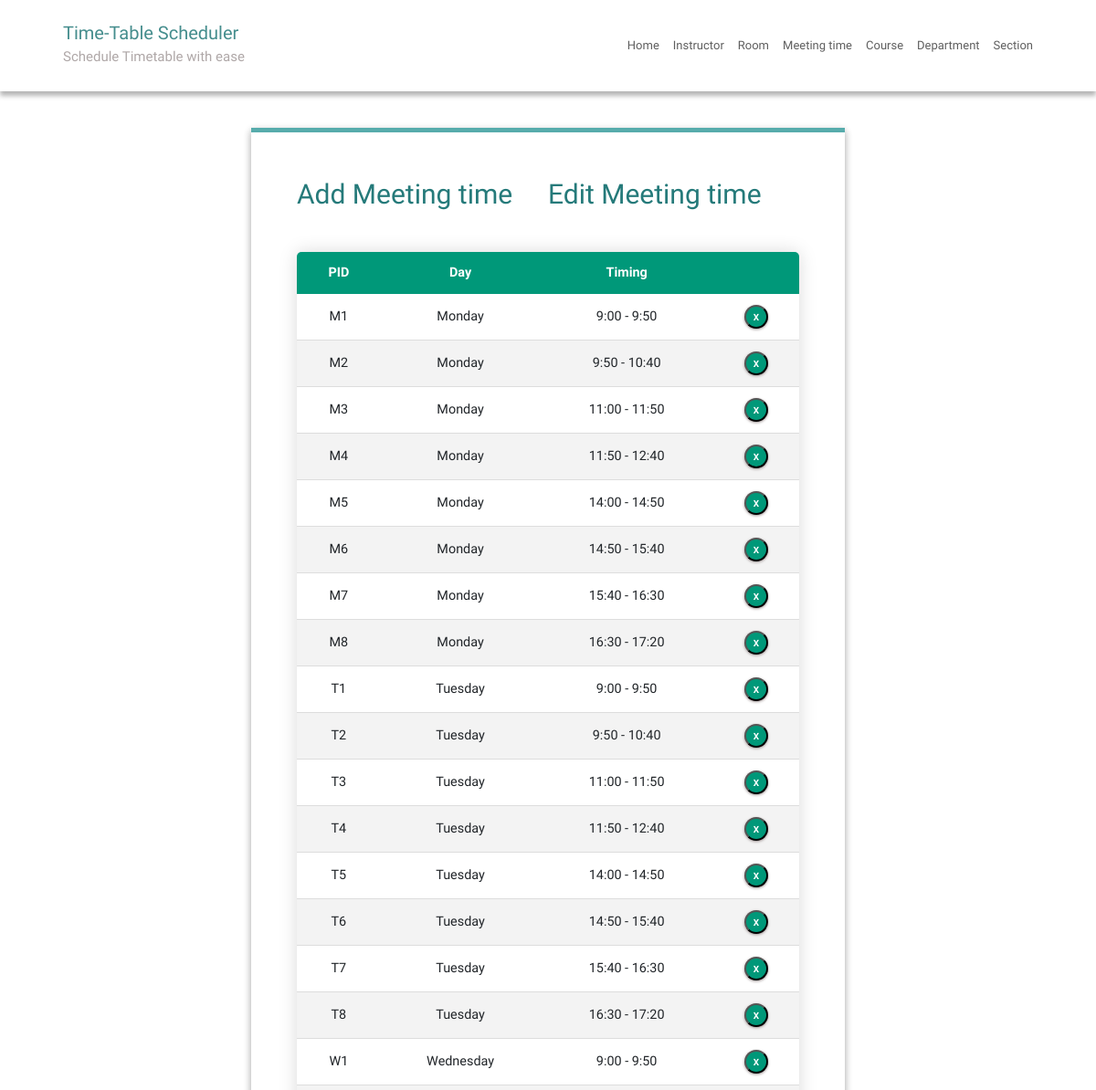
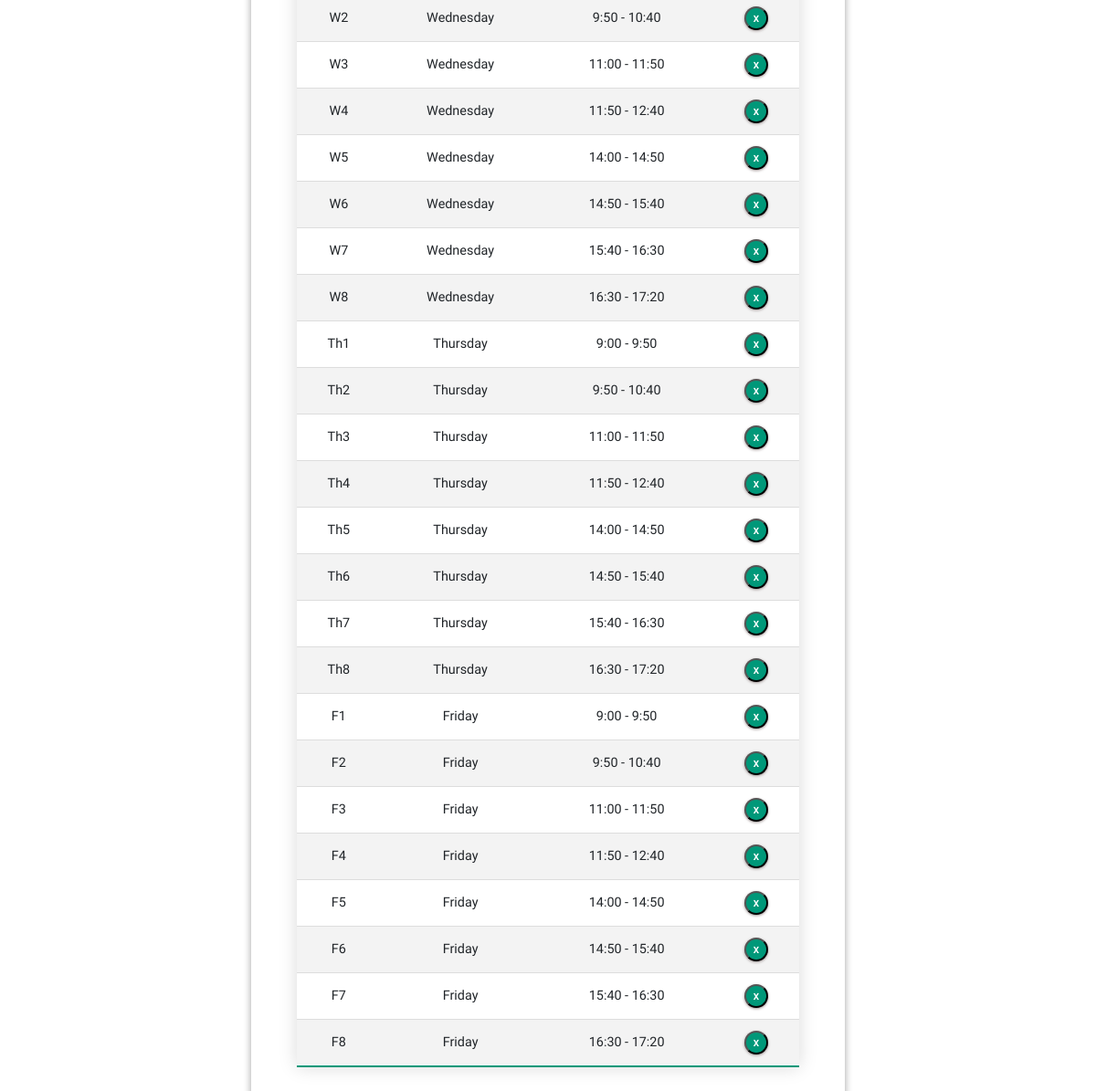
Screenshot of /meetingTimeEdit/ with the database file from the repository (2 pictures, top to bottom).
### SchedulerApp/models.py (models this page shows, shortened)
class MeetingTime(models.Model):
    pid = models.CharField(max_length=4, primary_key=True)
    time = models.CharField(max_length=50,
                            choices=TIME_SLOTS,
                            default='11:30 - 12:30')
    day = models.CharField(max_length=15, choices=DAYS_OF_WEEK)

### SchedulerApp/views.py (the view)
# urls.py: path('meetingTimeEdit/', meetingTimeEdit, name='meetingTimeEdit'),
def meetingTimeEdit(request):
    context = {'meeting_times': MeetingTime.objects.all()}
    return render(request, 'meetingTimeEdit.html', context)

### SchedulerApp/templatetags/index.py (called while the page is built)
    def render(self, context):
        path = context['request'].path
        for p in self.patterns:
            pValue = template.Variable(p).resolve(context)
            if path == pValue:
                return 'active'
        return ''

### templates/meetingTimeEdit.html (shortened to what this page needs)
{% extends 'base.html' %}
{% block content %}
{% load static %}
<fieldset class="fieldset">
  <div class="tablink">
    <a href="{% url 'meetingTimeAdd'%}">
      <h1 onclick="openPage('new')" id="defaultOpen">Add Meeting time</h1>
    </a>
    <h1 onclick="openPage('edit')" id="link_to_edit">Edit Meeting time</h1>
  </div>
  <div class="tabcontent" id="edit">
    <table class="editTable">
      <thead>
        <tr class="table-headers">
          <th>PID</th>
          <th>Day</th>
          <th>Timing</th>
          <th class="empty"></th>
        </tr>
      </thead>
      <tbody>
        {% for mt in meeting_times %}
        <tr>
          <td>{{mt.pid}}</td>
          <td>{{mt.day}}</td>
          <td>{{mt.time}}</td>
          <td class="empty">
            <form action="{% url 'deletemeetingtime' mt.pid %}" method="post">
              <input type="submit" value="X" class="cross">
            </form>
          </td>
        </tr>
        {% endfor %}
      </tbody>
    </table>
  </div>
</fieldset>
{% endblock %}

### static/CSS/style.css (style rules this page uses)
:root { --green1: #57ACAC; --green2: #38c0b3; --green3: #257a7a; --green4: #0FCD9D; --green5: #01d7a7; --green6: #00BE8E; --green7: #009879; --white: #fff; --grey: #aaa; --dark-grey: #444; --light-grey: #a29999; --lighter-grey: #dddddd; --lightest-grey: #f3f3f3; --box-shadow: #9e9292; }
html { font-size: 100%; box-sizing: border-box; scroll-behavior: smooth; }
html, body { margin: 0; padding: 0; width: 100vw; min-height: 100%; text-rendering: optimizeLegibility; font-family: "Quicksand", sans-serif; font-size: 62.5%; }
body { position: relative; }
a { text-decoration: none; }
fieldset { padding: 50px; border-radius: 0 0 8px 8px; background: transparent; box-shadow: rgba(0, 0, 0, 0.145) 0px 4px 8px, rgba(0, 0, 0, 0.24) 0px 3px 8px; border-top: 5px solid var(--green1); }
.fieldset { min-width: 65rem; font-size: 1.6rem; }
.tablink { display: grid; grid-template-columns: 1fr 1fr; }
.tablink h1 { color: var(--green3); padding-bottom: 2rem; cursor: pointer; font-size: 3rem; }
.tabcontent { display: grid; gap: 3rem; }
.editTable, .timetable { border-collapse: collapse; margin-top: 2rem; font-size: 0.9em; min-width: 40rem; border-radius: 5px 5px 0 0; overflow: hidden; box-shadow: 0 0 20px rgba(0, 0, 0, 0.15); text-align: center; }
.editTable thead tr, .timetable thead tr { background-color: var(--green7); color: var(--white); font-weight: bold; }
.editTable th, .editTable td, .timetable th, .timetable td { padding: 1.2rem 1.5rem; }
.editTable tbody tr, .timetable tbody tr { border-bottom: 1px solid var(--lighter-grey); }
.editTable tbody tr:nth-of-type(even), .timetable tbody tr:nth-of-type(even) { background-color: var(--lightest-grey); }
.editTable tbody tr:last-of-type, .timetable tbody tr:last-of-type { border-bottom: 2px solid var(--green7); }
.empty form { display: flex; justify-content: center; }
.cross { border-radius: 50%; font-size: 1rem; font-weight: bold; box-shadow: 0px 1px 3px 0px var(--box-shadow); padding: 4px; color: var(--white); background-color: var(--green7); cursor: pointer; width: 2.6rem; height: 2.6rem; }

### rows the page displays
MeetingTime: pid "M1", day "Monday", time "9:00 - 9:50"
MeetingTime: pid "M2", day "Monday", time "9:50 - 10:40"
MeetingTime: pid "M3", day "Monday", time "11:00 - 11:50"
MeetingTime: pid "M4", day "Monday", time "11:50 - 12:40"
MeetingTime: pid "M5", day "Monday", time "14:00 - 14:50"
MeetingTime: pid "M6", day "Monday", time "14:50 - 15:40"
MeetingTime: pid "M7", day "Monday", time "15:40 - 16:30"
MeetingTime: pid "M8", day "Monday", time "16:30 - 17:20"
MeetingTime: pid "T1", day "Tuesday", time "9:00 - 9:50"
MeetingTime: pid "T2", day "Tuesday", time "9:50 - 10:40"
MeetingTime: pid "T3", day "Tuesday", time "11:00 - 11:50"
MeetingTime: pid "T4", day "Tuesday", time "11:50 - 12:40"
MeetingTime: pid "T5", day "Tuesday", time "14:00 - 14:50"
MeetingTime: pid "T6", day "Tuesday", time "14:50 - 15:40"
MeetingTime: pid "T7", day "Tuesday", time "15:40 - 16:30"
MeetingTime: pid "T8", day "Tuesday", time "16:30 - 17:20"
MeetingTime: pid "W1", day "Wednesday", time "9:00 - 9:50"
MeetingTime: pid "W2", day "Wednesday", time "9:50 - 10:40"
MeetingTime: pid "W3", day "Wednesday", time "11:00 - 11:50"
MeetingTime: pid "W4", day "Wednesday", time "11:50 - 12:40"
MeetingTime: pid "W5", day "Wednesday", time "14:00 - 14:50"
MeetingTime: pid "W6", day "Wednesday", time "14:50 - 15:40"
MeetingTime: pid "W7", day "Wednesday", time "15:40 - 16:30"
MeetingTime: pid "W8", day "Wednesday", time "16:30 - 17:20"
MeetingTime: pid "Th1", day "Thursday", time "9:00 - 9:50"
MeetingTime: pid "Th2", day "Thursday", time "9:50 - 10:40"
MeetingTime: pid "Th3", day "Thursday", time "11:00 - 11:50"
MeetingTime: pid "Th4", day "Thursday", time "11:50 - 12:40"
MeetingTime: pid "Th5", day "Thursday", time "14:00 - 14:50"
MeetingTime: pid "Th6", day "Thursday", time "14:50 - 15:40"
MeetingTime: pid "Th7", day "Thursday", time "15:40 - 16:30"
MeetingTime: pid "Th8", day "Thursday", time "16:30 - 17:20"
MeetingTime: pid "F1", day "Friday", time "9:00 - 9:50"
MeetingTime: pid "F2", day "Friday", time "9:50 - 10:40"
MeetingTime: pid "F3", day "Friday", time "11:00 - 11:50"
MeetingTime: pid "F4", day "Friday", time "11:50 - 12:40"
MeetingTime: pid "F5", day "Friday", time "14:00 - 14:50"
MeetingTime: pid "F6", day "Friday", time "14:50 - 15:40"
MeetingTime: pid "F7", day "Friday", time "15:40 - 16:30"
MeetingTime: pid "F8", day "Friday", time "16:30 - 17:20"
